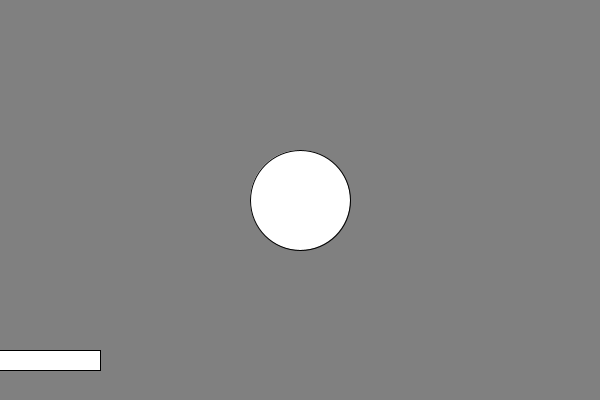
Frame 1 (no input)
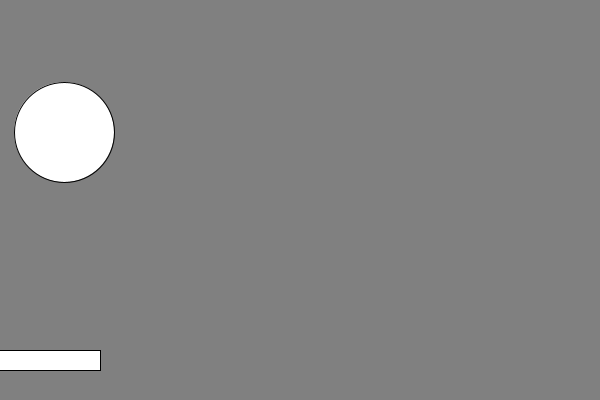
Frame 60 (the mouse pressed at the canvas centre just before this capture)
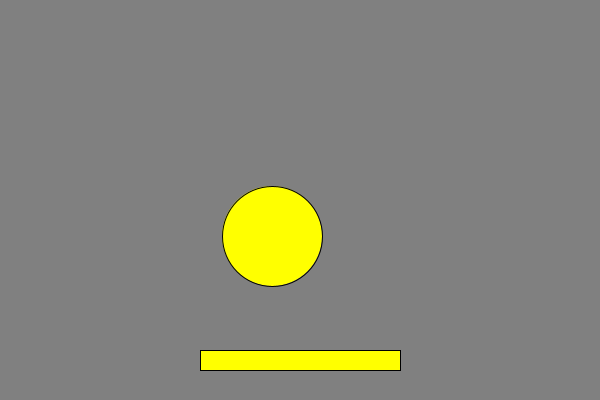
Frame 120 (the mouse held since frame 60 and released just before this capture)

The Processing sketch that drew these frames (run headless with seeded random() and noise(); from frame 60 on, the mouse is pressed at the canvas centre):

// Processing sketch: sample_10_2_dimensional_bouncing_ver2
// ── sample_10_2_dimensional_bouncing_ver2.pde
int xPos, yPos;
int xDir = -4, yDir = -4 ;
int racketXPos, racketWidth;
int ballDiameter;

void setup()
{
  size(600, 400);
  xPos = width / 2;
  yPos = height / 2;
  racketWidth = 200;
  ballDiameter = 100;
}

void draw()
{
    background(128);
    racketXPos = mouseX;
    rect(racketXPos-100, 350, racketWidth, 20);
    
    // ball drawing
    ellipse(xPos, yPos, ballDiameter, ballDiameter); 
    xPos += xDir; //xPos = xPos + xDir;
    yPos += yDir; 
    
    // ball bouncing 
    
    if ( xPos < ballDiameter/2) {
      xDir *= -1;
      //change color
      fill(255, 255, 0);
    }
    if ( xPos > width-ballDiameter/2) {
      xDir *= -1;
      fill(255, 0, 0);
    }
    if ( yPos < ballDiameter/2) yDir *= -1;
    // if ( 10>0 && 11>0) 
    if ( yPos > 350-ballDiameter/2 && 
         xPos > racketXPos - racketWidth/2 && 
         xPos < racketXPos + racketWidth/2 ) {
      yDir *= -1; 
      //racketWidth -= 1;
    }
    if ( yPos > height-ballDiameter/2 ) {
      yDir *= -1;
      // here... to code for you miss the ball with your racket.
      ballDiameter -= 5;
    }
    
    //if ( xPos < 0 ||  xPos > width) xDir *= -1;
    //if ( yPos < 0 || yPos > height ) yDir *= -1;
}
